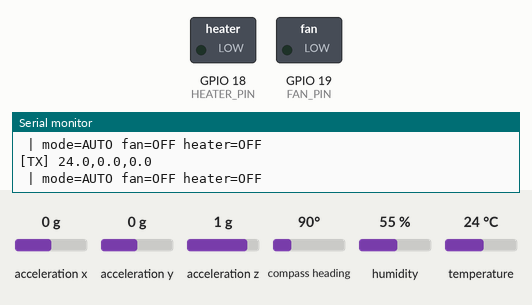
A sketch run on a simulated ESP32. Shown: switched loads named in the sketch (green lamp = pin HIGH), the last lines printed to the serial monitor. The inputs (shaded band) are chosen by the test bench; at power-on: temperature 24 °C, acceleration y 0 g, acceleration x 0 g, acceleration z 1 g, compass heading 90°, humidity 55 %. Nothing arrives over Bluetooth unless stated; a phone connects over Bluetooth LE 3 s after start.

Above: at 1.2 s.
1.3 s: temperature set to 22 °C
At 3.2 s:
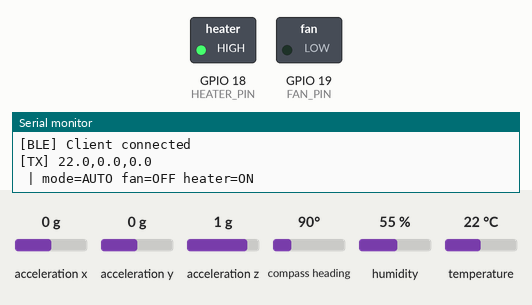
3.5 s: temperature set to 28 °C
At 5.1 s:
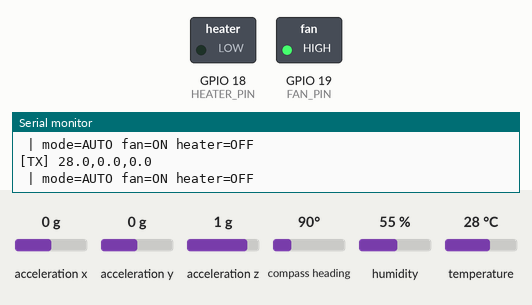
8.7 s: acceleration y set to -0.2 g
10.2 s: acceleration y set to -0.5 g
At 10.8 s:
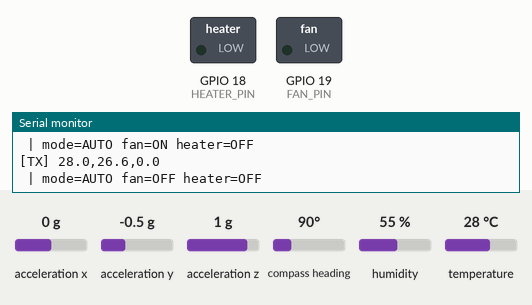
Timing chart, 0 to 13.2 s (numbered marks = the images above; inputs shaded):
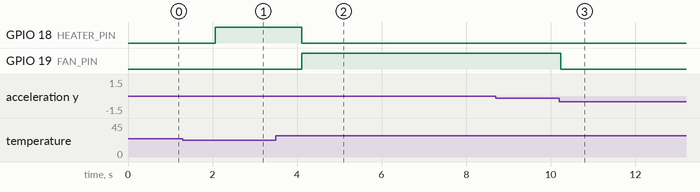

The sketch:

smart_stroller_ble.ino
```cpp
#include <Wire.h>
#include <Adafruit_Sensor.h>
#include <Adafruit_BNO055.h>
#include <utility/imumaths.h>
#include <DHT.h>
#include <BLEDevice.h>
#include <BLEServer.h>
#include <BLEUtils.h>
#include <BLE2902.h>

// 1) Pin and sensor setup
#define DHTPIN 23
#define DHTTYPE DHT11
#define FAN_PIN 19
#define HEATER_PIN 18

// 2) BLE UUIDs (must match web app)
static const char *SERVICE_UUID = "0000ffe0-0000-1000-8000-00805f9b34fb";
static const char *SENSOR_CHAR_UUID = "0000ffe1-0000-1000-8000-00805f9b34fb";   // notify/read
static const char *CONTROL_CHAR_UUID = "0000ffe2-0000-1000-8000-00805f9b34fb";  // write

// 3) Objects
DHT dht(DHTPIN, DHTTYPE);
Adafruit_BNO055 bno = Adafruit_BNO055(55);

BLEServer *pServer = nullptr;
BLECharacteristic *pSensorChar = nullptr;
BLECharacteristic *pControlChar = nullptr;
BLEAdvertising *pAdvertising = nullptr;

// 4) Runtime state
bool deviceConnected = false;
bool isAutoMode = true;
bool fanOn = false;
bool heaterOn = false;
float targetTemp = 25.0f;

unsigned long lastSendMs = 0;
const unsigned long SEND_INTERVAL_MS = 500;  // 0.5s

// Safety threshold
const float ROLL_DANGER_DEG = 20.0f;

void applyActuatorState(bool nextFanOn, bool nextHeaterOn) {
  fanOn = nextFanOn;
  heaterOn = nextHeaterOn;

  digitalWrite(FAN_PIN, fanOn ? HIGH : LOW);
  digitalWrite(HEATER_PIN, heaterOn ? HIGH : LOW);
}

void stopAllActuators() {
  applyActuatorState(false, false);
}

// BLE server connect/disconnect callbacks
class ServerCallbacks : public BLEServerCallbacks {
  void onConnect(BLEServer *server) override {
    deviceConnected = true;
    Serial.println("[BLE] Client connected");
  }

  void onDisconnect(BLEServer *server) override {
    deviceConnected = false;
    Serial.println("[BLE] Client disconnected, restart advertising...");
    server->startAdvertising();
  }
};

// App -> ESP32 command callbacks
class ControlCallbacks : public BLECharacteristicCallbacks {
  void onWrite(BLECharacteristic *characteristic) override {
    std::string raw = characteristic->getValue();
    if (raw.empty()) return;

    String cmd = String(raw.c_str());
    cmd.trim();

    Serial.print("[BLE CMD] ");
    Serial.println(cmd);

    if (cmd == "MODE:AUTO") {
      isAutoMode = true;
      return;
    }

    if (cmd == "MODE:MANUAL") {
      isAutoMode = false;
      return;
    }

    // Manual controls (only in manual mode)
    if (!isAutoMode) {
      if (cmd == "FAN:ON") {
        applyActuatorState(true, false);
        return;
      }
      if (cmd == "FAN:OFF") {
        applyActuatorState(false, heaterOn);
        return;
      }
      if (cmd == "HEATER:ON") {
        applyActuatorState(false, true);
        return;
      }
      if (cmd == "HEATER:OFF") {
        applyActuatorState(fanOn, false);
        return;
      }
    }

    // TEMP:24.5
    if (cmd.startsWith("TEMP:")) {
      String tempText = cmd.substring(5);
      float parsed = tempText.toFloat();
      if (parsed > 0.0f) {
        targetTemp = parsed;
        Serial.print("[AUTO] targetTemp updated: ");
        Serial.println(targetTemp);
      }
    }
  }
};

void setupBLE() {
  BLEDevice::init("Smart_Stroller_ESP32");

  pServer = BLEDevice::createServer();
  pServer->setCallbacks(new ServerCallbacks());

  BLEService *pService = pServer->createService(SERVICE_UUID);

  pSensorChar = pService->createCharacteristic(
      SENSOR_CHAR_UUID,
      BLECharacteristic::PROPERTY_READ | BLECharacteristic::PROPERTY_NOTIFY);
  pSensorChar->addDescriptor(new BLE2902());

  pControlChar = pService->createCharacteristic(
      CONTROL_CHAR_UUID,
      BLECharacteristic::PROPERTY_WRITE | BLECharacteristic::PROPERTY_WRITE_NR);
  pControlChar->setCallbacks(new ControlCallbacks());

  pService->start();

  pAdvertising = BLEDevice::getAdvertising();
  pAdvertising->addServiceUUID(SERVICE_UUID);
  pAdvertising->setScanResponse(true);
  pAdvertising->setMinPreferred(0x06);
  pAdvertising->setMinPreferred(0x12);
  pServer->startAdvertising();

  Serial.println("[BLE] Advertising started");
}

void setup() {
  Serial.begin(115200);

  dht.begin();

  if (!bno.begin()) {
    Serial.println("BNO055 init failed. Check wiring.");
    while (true) {
      delay(1000);
    }
  }
  bno.setExtCrystalUse(true);

  pinMode(FAN_PIN, OUTPUT);
  pinMode(HEATER_PIN, OUTPUT);
  stopAllActuators();

  setupBLE();
}

void loop() {
  sensors_event_t event;
  bno.getEvent(&event);

  const float roll = event.orientation.z;
  const float pitch = event.orientation.y;
  const float absRoll = abs(roll);
  const float absPitch = abs(pitch);
  const float currentTemp = dht.readTemperature();

  // 1) Safety first: rollover danger => force shutdown
  const bool isEmergency = absRoll >= ROLL_DANGER_DEG;
  if (isEmergency) {
    stopAllActuators();
  }

  // 2) AUTO logic when safe
  if (!isEmergency && isAutoMode && !isnan(currentTemp)) {
    if (currentTemp > targetTemp + 1.0f) {
      applyActuatorState(true, false);
    } else if (currentTemp < targetTemp - 1.0f) {
      applyActuatorState(false, true);
    } else {
      stopAllActuators();
    }
  }

  // 3) Send data every 0.5s: "temp,roll,pitch\n"
  const unsigned long now = millis();
  if (now - lastSendMs >= SEND_INTERVAL_MS && !isnan(currentTemp)) {
    lastSendMs = now;

    char payload[64];
    snprintf(payload, sizeof(payload), "%.1f,%.1f,%.1f\n", currentTemp, absRoll, absPitch);

    pSensorChar->setValue((uint8_t *)payload, strlen(payload));
    if (deviceConnected) {
      pSensorChar->notify();
    }

    Serial.print("[TX] ");
    Serial.print(payload);
    Serial.print(" | mode=");
    Serial.print(isAutoMode ? "AUTO" : "MANUAL");
    Serial.print(" fan=");
    Serial.print(fanOn ? "ON" : "OFF");
    Serial.print(" heater=");
    Serial.println(heaterOn ? "ON" : "OFF");
  }

  delay(20);
}
```

Measured:
- the behaviour switches between 24 and 23 °C on temperature (found by bisection; images 0 and 1)
- the behaviour switches between -0.3 and -0.4 g on acceleration y (found by bisection; images 2 and 3)
- after the input at 1.3 s, GPIO 18 (HEATER_PIN): LOW → HIGH after 0.77 s
- after the input at 3.5 s, GPIO 18 (HEATER_PIN): HIGH → LOW after 0.61 s; GPIO 19 (FAN_PIN): LOW → HIGH after 0.61 s
- after the input at 10.2 s, GPIO 19 (FAN_PIN): HIGH → LOW at once
